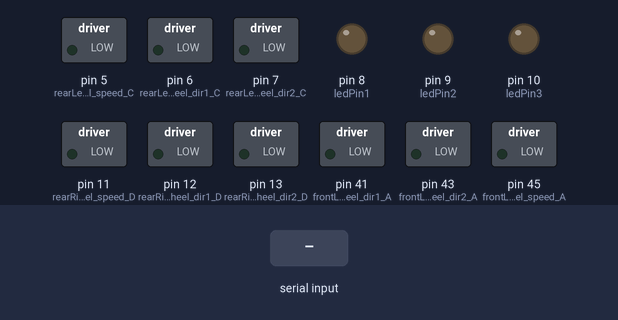
Bench run of a sketch on a simulated Arduino Mega 2560, built with avr-gcc and run on an emulated ATmega2560. Shown: switched loads named in the sketch (green lamp = pin HIGH), output pins drawn as LEDs (lit = HIGH). Dashed ring = blinking. Inputs (shaded band) come from the test bench. Pins used as bus, display or sensor lines are not drawn; what the sketch prints to the serial monitor is not drawn.

Above: at 1.2 s.
1.3 s: "b\n" received over the second serial link
At 2.0 s:
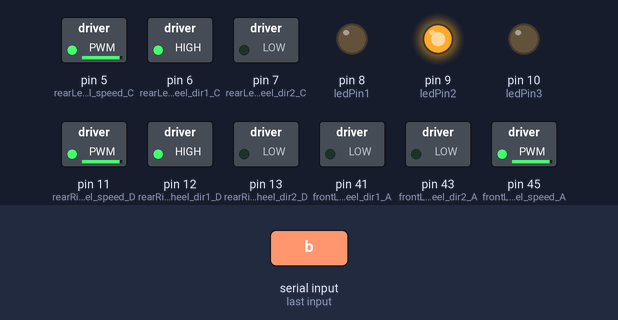
4.3 s: "a\n" received over the second serial link
At 7.0 s:
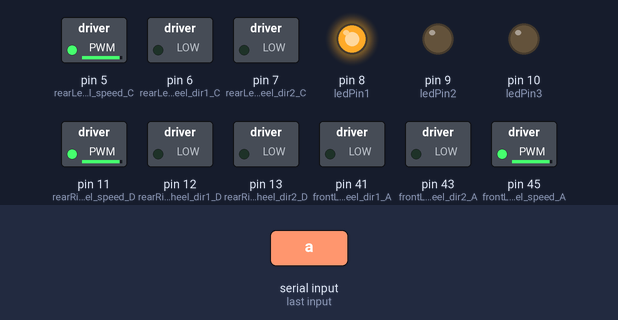
7.3 s: "c\n" received over the second serial link
At 7.5 s:
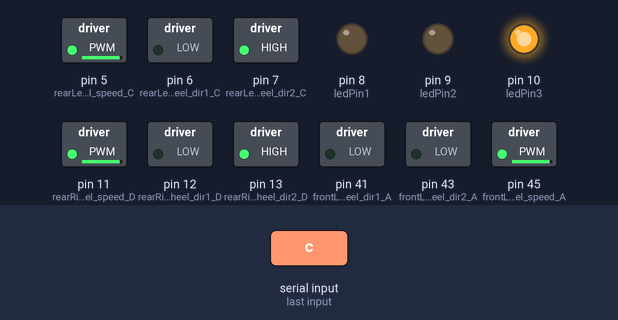
10.3 s: "1\n" received over the second serial link
At 12.0 s:
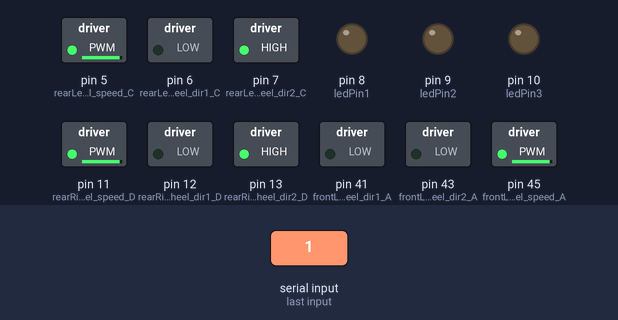
13.3 s: "b\n" received over the second serial link
At 15.6 s:
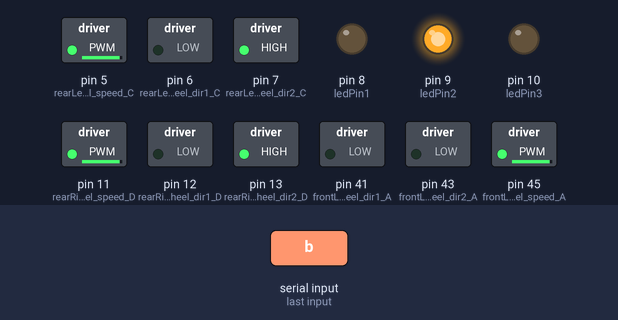
16.3 s: "0\n" received over the second serial link
At 18.8 s:
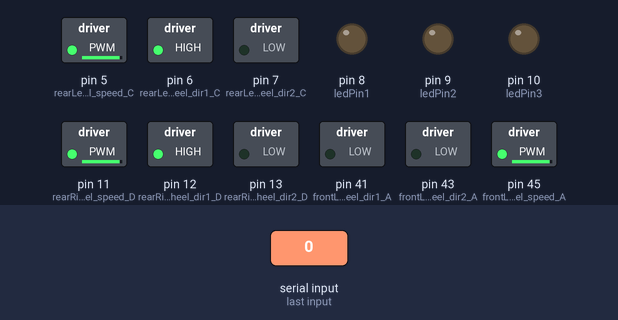
Timing chart, 0 to 20.3 s (numbered marks = the images above; inputs shaded):
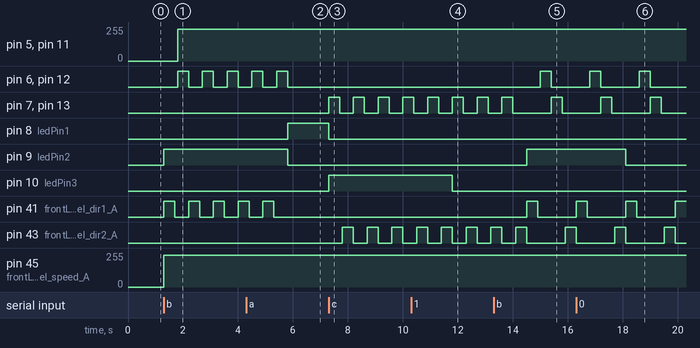

The sketch:

walkingMirror.ino
```cpp
String inputString = ""; // 시리얼 입력을 저장할 변수

//dubugging
const int ledPin1 = 8;    // 첫 번째 LED 핀 번호 (상태 1 확인용)
const int ledPin2 = 9;    // 두 번째 LED 핀 번호 (상태 2 확인용)
const int ledPin3 = 10;    // 세 번째 LED 핀 번호 (상태 3 확인용)


const int frontLeftWheel_dir1_A = 41; // 앞 왼쪽 바퀴 핀 번호(IN1)
const int frontLeftWheel_dir2_A = 43; // 앞 왼쪽 바퀴 핀 번호(IN2)
// const int frontLeftWheel_speed_A = A2; // 모터 속도 제어를 위한 PWM 핀 (ENA)
const int frontLeftWheel_speed_A = 45;

const int frontRightWheel_dir1_B = 40; // 앞 오른쪽 바퀴 핀 번호
const int frontRightWheel_dir2_B = 42; // 앞 오른쪽 바퀴 핀 번호
// const int frontRightWheel_speed_B = A5; // 모터 속도 제어를 위한 PWM 핀 (ENA)
const int frontRightWheel_speed_B = 44;

const int rearLeftWheel_dir1_C = 6; // 뒤 왼쪽 바퀴 핀 번호
const int rearLeftWheel_dir2_C = 7; // 뒤 왼쪽 바퀴 핀 번호
const int rearLeftWheel_speed_C = 5; // 모터 속도 제어를 위한 PWM 핀 (ENA)

const int rearRightWheel_dir1_D = 12; // 뒤 오른쪽 바퀴 핀 번호
const int rearRightWheel_dir2_D = 13; // 뒤 오른쪽 바퀴 핀 번호
const int rearRightWheel_speed_D = 11; // 모터 속도 제어를 위한 PWM 핀 (ENA)

int speed = 240;
int speed2 = 250;
bool isWalkingForward = false; // 전진 상태를 나타내는 변수
bool isWalkingBackward = false; // 전진 상태를 나타내는 변수


void setup()
{
  Serial.begin(9600);  // PC와의 시리얼 통신 시작 (9600bps)
  Serial1.begin(9600); // 블루투스와의 시리얼 통신 시작 (9600bps) 18(초),19번(노)핀임
  Serial.println("HM-10 블루투스 모듈에 연결 중...");

  pinMode(frontLeftWheel_dir1_A, OUTPUT);
  pinMode(frontLeftWheel_dir2_A, OUTPUT);
  pinMode(frontLeftWheel_speed_A, OUTPUT);

  pinMode(frontRightWheel_dir1_B, OUTPUT);
  pinMode(frontRightWheel_dir2_B, OUTPUT);
  pinMode(frontRightWheel_speed_B, OUTPUT);

  pinMode(rearLeftWheel_dir1_C, OUTPUT);
  pinMode(rearLeftWheel_dir2_C, OUTPUT);
  pinMode(rearLeftWheel_speed_C, OUTPUT);

  pinMode(rearRightWheel_dir1_D, OUTPUT);
  pinMode(rearRightWheel_dir2_D, OUTPUT);
  pinMode(rearRightWheel_speed_D, OUTPUT);

  pinMode(ledPin1, OUTPUT);          // 첫 번째 LED를 출력 모드로 설정
  pinMode(ledPin2, OUTPUT);          // 두 번째 LED를 출력 모드로 설정
  pinMode(ledPin3, OUTPUT);          // 두 번째 LED를 출력 모드로 설정
}

void loop()
{
  // Serial1 핀에 입력이 들어오면, 바이트 단위로 읽어서 PC로 출력
  //
  if (Serial1.available()) {
    char c = Serial1.read();

    if (c != '\n' && c != '\r') {
      inputString += c;
    }

    if (c == '\n') {
      Serial.print("Received: ");
      Serial.println(inputString);

      if (inputString.length() == 1) { // 길이가 1일 때만 단일 문자로 변환
        char singleChar = inputString.charAt(0); // 첫 번째 문자 추출

        digitalWrite(ledPin1, LOW);
        digitalWrite(ledPin2, LOW);
        digitalWrite(ledPin3, LOW);

        switch (singleChar) {
          case 'a': // 정지 명령
            Serial.println("stop");
            stopAllWheels();
            isWalkingForward = false; // 전진 중지
            isWalkingBackward = false;
            digitalWrite(ledPin1, HIGH);
            break;
          case 'b': // 전진 명령
            Serial.println("walk");
            isWalkingForward = true; // 전진 시작
            digitalWrite(ledPin2, HIGH);
            break;
          case 'c':
            Serial.println("back-walk");
            isWalkingBackward = true;
            digitalWrite(ledPin3, HIGH);
            break;
          default:
            Serial.println("nothing set");
            break;
        }
      } else {
        Serial.println("Invalid command");
      }

      inputString = ""; // 문자열 초기화
    }
  }

  if (isWalkingForward) {
    walkingForward();
  }

  if (isWalkingBackward) {
    walkingBackward();
  }

  // Serial 핀에 입력이 들어오면, 바이트 단위로 읽어서 블루투스로 출력
  if (Serial.available()) {
    char c = Serial.read();
    Serial1.write(c);
  }
}

void walkingForward(){
  activateFrontWheels();
  delay(400);
  stopAllWheels();
  delay(100);
  activateRearWheels();
  delay(400);
}

void walkingBackward(){
  backRearWheels();
  delay(400);
  stopAllWheels();
  delay(100);
  backFrontWheels();
  delay(400);
}

// // 전륜 먼저 가속 후 후륜 가속
// void walkingForward(int targetSpeed) {
//   activateFrontWheelsGradually(targetSpeed); // 전륜을 천천히 가속
//   delay(300);                                // 전륜이 목표 속도에 도달한 후 잠시 대기
//   stopAllWheels();
//   delay(300);
//   activateRearWheelsGradually(targetSpeed);  // 후륜을 천천히 가속
//   delay(300);
// }

// 모든 바퀴 정지
void stopAllWheels() {
  // Serial.println("Stop All");
  digitalWrite(frontLeftWheel_dir1_A, LOW);
  digitalWrite(frontLeftWheel_dir2_A, LOW);

  digitalWrite(frontRightWheel_dir1_B, LOW);
  digitalWrite(frontRightWheel_dir2_B, LOW);

  digitalWrite(rearLeftWheel_dir1_C, LOW);
  digitalWrite(rearLeftWheel_dir2_C, LOW);

  digitalWrite(rearRightWheel_dir1_D, LOW);
  digitalWrite(rearRightWheel_dir2_D, LOW);
}

// 전륜(앞 바퀴)만 앞으로 작동
void activateFrontWheels() {
  // Serial.println("Front Wheel");
  digitalWrite(frontLeftWheel_dir1_A, HIGH);
  digitalWrite(frontLeftWheel_dir2_A, LOW);
  analogWrite(frontLeftWheel_speed_A, speed);

  digitalWrite(frontRightWheel_dir1_B, HIGH);
  digitalWrite(frontRightWheel_dir2_B, LOW);
  analogWrite(frontRightWheel_speed_B, speed);

  digitalWrite(rearLeftWheel_dir1_C, LOW);
  digitalWrite(rearLeftWheel_dir2_C, LOW);

  digitalWrite(rearRightWheel_dir1_D, LOW);
  digitalWrite(rearRightWheel_dir2_D, LOW);
}

// 후륜(뒤 바퀴)만 앞으로 작동
void activateRearWheels() {
  // Serial.println("Rear Wheel");
  digitalWrite(frontLeftWheel_dir1_A, LOW);
  digitalWrite(frontLeftWheel_dir2_A, LOW);

  digitalWrite(frontRightWheel_dir1_B, LOW);
  digitalWrite(frontRightWheel_dir2_B, LOW);

  digitalWrite(rearLeftWheel_dir1_C, HIGH);
  digitalWrite(rearLeftWheel_dir2_C, LOW);
  analogWrite(rearLeftWheel_speed_C, speed);

  digitalWrite(rearRightWheel_dir1_D, HIGH);
  digitalWrite(rearRightWheel_dir2_D, LOW);
  analogWrite(rearRightWheel_speed_D, speed);
}

// 전륜(앞 바퀴)만 뒤로 작동
void backFrontWheels() {
  // Serial.println("Front Wheel");
  digitalWrite(frontLeftWheel_dir1_A, LOW);
  digitalWrite(frontLeftWheel_dir2_A, HIGH);
  analogWrite(frontLeftWheel_speed_A, speed);   // 속도 200

  digitalWrite(frontRightWheel_dir1_B, LOW);
  digitalWrite(frontRightWheel_dir2_B, HIGH);
  analogWrite(frontRightWheel_speed_B, speed);   // 속도 200

  digitalWrite(rearLeftWheel_dir1_C, LOW);
  digitalWrite(rearLeftWheel_dir2_C, LOW);

  digitalWrite(rearRightWheel_dir1_D, LOW);
  digitalWrite(rearRightWheel_dir2_D, LOW);
}

// 후륜(뒤 바퀴)만 뒤로 작동
void backRearWheels() {
  // Serial.println("Rear Wheel");
  digitalWrite(frontLeftWheel_dir1_A, LOW);
  digitalWrite(frontLeftWheel_dir2_A, LOW);

  digitalWrite(frontRightWheel_dir1_B, LOW);
  digitalWrite(frontRightWheel_dir2_B, LOW);

  digitalWrite(rearLeftWheel_dir1_C, LOW);
  digitalWrite(rearLeftWheel_dir2_C, HIGH);
  analogWrite(rearLeftWheel_speed_C, speed);   // 속도 200

  digitalWrite(rearRightWheel_dir1_D, LOW);
  digitalWrite(rearRightWheel_dir2_D, HIGH);
  analogWrite(rearRightWheel_speed_D, speed);   // 속도 200
}


// 전륜(앞 바퀴)만 앞으로 천천히 작동
void activateFrontWheelsGradually(int targetSpeed) {
  int currentSpeed = 100; // 초기 속도를 0으로 설정
  digitalWrite(rearLeftWheel_dir1_C, LOW);
  digitalWrite(rearLeftWheel_dir2_C, LOW);

  digitalWrite(rearRightWheel_dir1_D, LOW);
  digitalWrite(rearRightWheel_dir2_D, LOW);

  // 속도를 0에서 targetSpeed까지 점진적으로 증가
  while (currentSpeed <= targetSpeed) {
    // 왼쪽 앞 바퀴 설정
    digitalWrite(frontLeftWheel_dir1_A, HIGH);
    digitalWrite(frontLeftWheel_dir2_A, LOW);
    analogWrite(frontLeftWheel_speed_A, currentSpeed);

    // 오른쪽 앞 바퀴 설정
    digitalWrite(frontRightWheel_dir1_B, HIGH);
    digitalWrite(frontRightWheel_dir2_B, LOW);
    analogWrite(frontRightWheel_speed_B, currentSpeed);

    currentSpeed += 30;  // 속도를 10씩 증가 (필요에 따라 조정 가능)
    delay(50);           // 각 단계 간 지연 시간 (밀리초 단위)
  }
}

// 후륜(뒤 바퀴)만 앞으로 천천히 작동
void activateRearWheelsGradually(int targetSpeed) {
  int currentSpeed = 100; // 초기 속도를 0으로 설정
  digitalWrite(frontLeftWheel_dir1_A, LOW);
  digitalWrite(frontLeftWheel_dir2_A, LOW);

  digitalWrite(frontRightWheel_dir1_B, LOW);
  digitalWrite(frontRightWheel_dir2_B, LOW);

  // 속도를 0에서 targetSpeed까지 점진적으로 증가
  while (currentSpeed <= targetSpeed) {
    // 왼쪽 뒤 바퀴 설정
    digitalWrite(rearLeftWheel_dir1_C, HIGH);
    digitalWrite(rearLeftWheel_dir2_C, LOW);
    analogWrite(rearLeftWheel_speed_C, currentSpeed);


    // 오른쪽 뒤 바퀴 설정
    digitalWrite(rearRightWheel_dir1_D, HIGH);
    digitalWrite(rearRightWheel_dir2_D, LOW);
    analogWrite(rearRightWheel_speed_D, currentSpeed);

    currentSpeed += 30;  // 속도를 10씩 증가 (필요에 따라 조정 가능)
    delay(50);           // 각 단계 간 지연 시간 (밀리초 단위)
  }
}
```

Measured:
- after the input at 1.3 s, pin 5 (rearLeftWheel_speed_C): 0/255 → 240/255 after 0.50 s; pin 6 (rearLeftWheel_dir1_C): alternates HIGH for 0.40 s and LOW for 0.50 s, starting after 0.50 s
- after the input at 4.3 s, pin 6 (rearLeftWheel_dir1_C), pin 12 (rearRightWheel_dir1_D): goes on until 5.8 s, then stays LOW; pin 8 (ledPin1): LOW → HIGH after 1.5 s; pin 9 (ledPin2): HIGH → LOW after 1.5 s; pin 41 (frontLeftWheel_dir1_A): goes on until 5.3 s, then stays LOW
- after the input at 7.3 s, pin 7 (rearLeftWheel_dir2_C), pin 13 (rearRightWheel_dir2_D): alternates HIGH for 0.40 s and LOW for 0.50 s, starting at once; pin 8 (ledPin1): HIGH → LOW at once; pin 10 (ledPin3): LOW → HIGH at once; pin 43 (frontLeftWheel_dir2_A): alternates HIGH for 0.40 s and LOW for 0.50 s, starting after 0.50 s
- after the input at 10.3 s, pin 10 (ledPin3): HIGH → LOW after 1.5 s
- after the input at 13.3 s, pin 6 (rearLeftWheel_dir1_C), pin 12 (rearRightWheel_dir1_D): LOW → HIGH after 1.7 s, → LOW 0.40 s later; pin 7 (rearLeftWheel_dir2_C), pin 13 (rearRightWheel_dir2_D): LOW → HIGH after 2.1 s, → LOW 0.40 s later; pin 9 (ledPin2): LOW → HIGH after 1.2 s; pin 41 (frontLeftWheel_dir1_A): LOW → HIGH after 1.2 s, → LOW 0.40 s later
- after the input at 16.3 s, pin 9 (ledPin2): HIGH → LOW after 1.8 s
